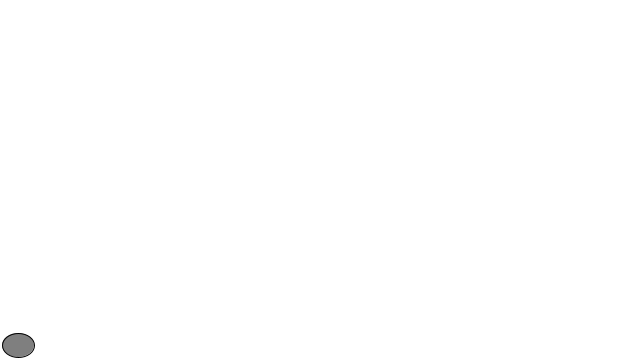
Frame 1 (no input)
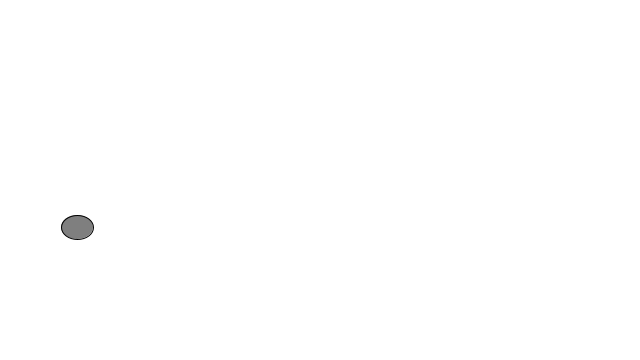
Frame 60 (the mouse pressed at the canvas centre just before this capture)
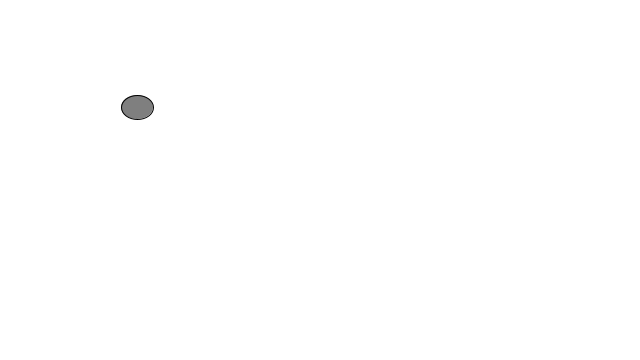
Frame 120 (the mouse held since frame 60 and released just before this capture)

The Processing sketch that drew these frames (run headless with seeded random() and noise(); from frame 60 on, the mouse is pressed at the canvas centre):

// Processing sketch: NOC_1_7_motion101
// ── NOC_1_7_motion101.pde
// The Nature of Code
// Daniel Shiffman
// http://natureofcode.com

Mover mover;

void setup() {
  size(640,360);
  mover = new Mover(); 
}

void draw() {
  background(255);
  
  mover.update();
  mover.checkEdges();
  mover.display(); 
}

// ── Mover.pde
// The Nature of Code
// Daniel Shiffman
// http://natureofcode.com

class Mover {
    float widthEllipse = 32;
    float heightEllipse = 24;

    //float xPos = random(width);
    //float yPos = random(height);
    float xPos = widthEllipse / 2 + 1;
    float yPos = height - heightEllipse / 2 - 1;

    float xVel = 1;
    float yVel = -2;
    //float xVel = 0 & random(-2, 2);
    //float yVel = 0 & random(-2, 2);

    PVector position;
    PVector velocity;

    Mover() {
        position = new PVector(xPos, yPos);
        velocity = new PVector(xVel, yVel);
    }

    void update() {
          position.add(velocity);
      }

    void display() {
        stroke(0);
        strokeWeight(1);
        fill(127);
        ellipse(position.x, position.y, widthEllipse, heightEllipse);
      }

    void checkEdges() {
        if (position.x > width) {
          position.x = 0;
        } else if (position.x < 0) {
          position.x = width;
        }

        if (position.y > height) {
          position.y = 0;
        } else if (position.y < 0) {
          position.y = height;
        }
    }
}
